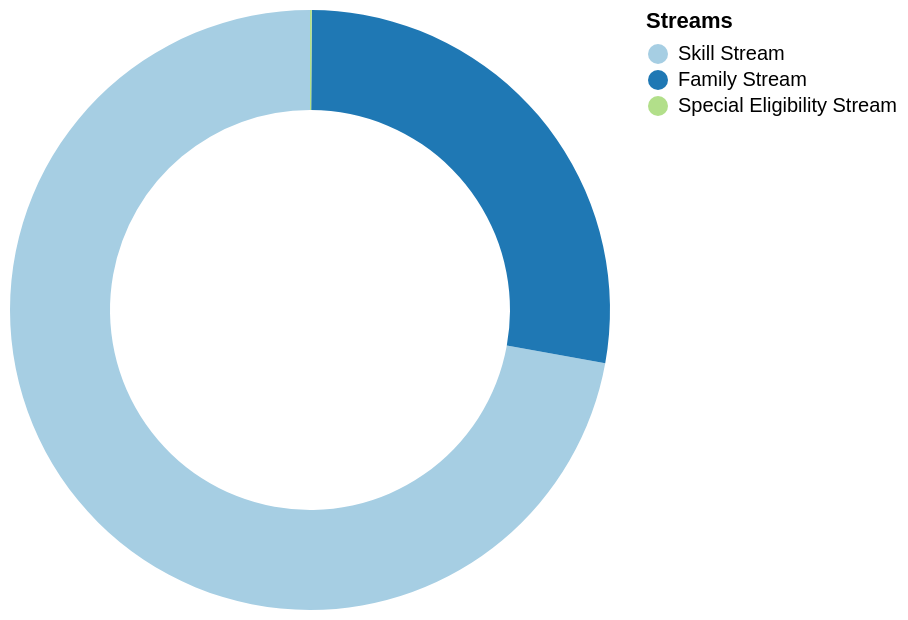

Here is the Vega-Lite specification saved for this chart:
### Vega-Lite specification from a JSON file in a GitHub repository (floating-point values rounded to 4 significant figures)
{"$schema": "https://vega.github.io/schema/vega-lite/v6.json", "description": "Migration Stream into Australia 2023-24", "data": {"values": [{"category": "Skill Stream", "value": 137100}, {"category": "Family Stream", "value": 52720}, {"category": "Special Eligibility Stream", "value": 180}]}, "layer": [{"mark": {"type": "arc", "innerRadius": 100}, "encoding": {"theta": {"field": "value", "type": "quantitative"}, "color": {"field": "category", "type": "nominal", "scale": {"domain": ["Skill Stream", "Family Stream", "Special Eligibility Stream"], "range": ["#a6cee3", "#1f78b4", "#b2df8a"]}, "legend": {"title": "Streams"}}, "tooltip": [{"field": "category", "type": "nominal", "title": "Stream"}, {"field": "value", "type": "quantitative", "aggregate": "sum", "title": "Number of applicants", "format": ","}]}}], "config": {}}
